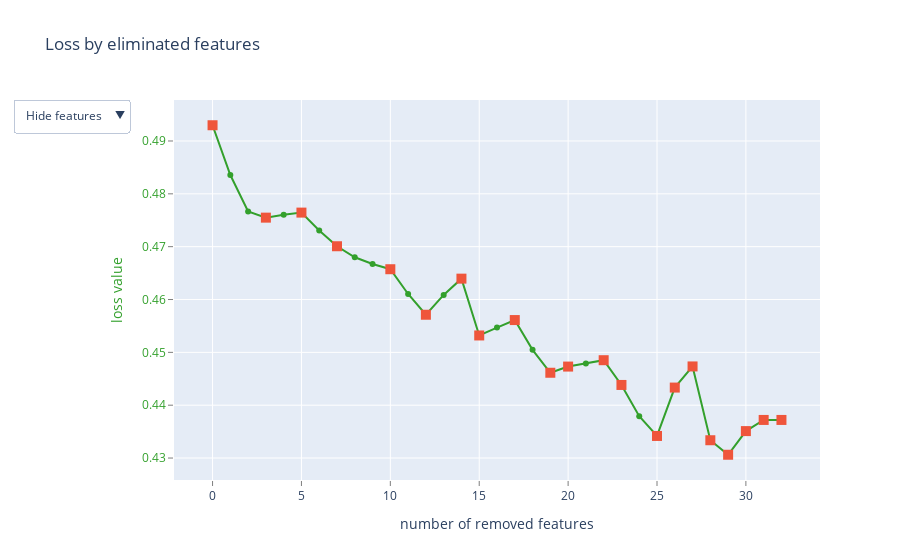

Notebook cell for this chart:
### Markdown cell above
# Feature Selection

### Code cell
from catboost import CatBoostRegressor, Pool, EShapCalcType, EFeaturesSelectionAlgorithm
from sklearn.datasets import make_regression
from sklearn.model_selection import train_test_split

# X, y = make_regression(n_samples=1000, n_features=100, n_informative=20, random_state=0)
# train_X, test_X, train_y, test_y = train_test_split(X, y, test_size=0.25, random_state=0)
# feature_names = ['F{}'.format(i) for i in range(train_X.shape[1])]
# train_pool = Pool(train_X, train_y, feature_names=feature_names)
# test_pool = Pool(test_X, test_y, feature_names=feature_names)


model = CatBoostRegressor(**{k:v for k,v in default_model_params.items() if k != "feature_weights"})
summary = model.select_features(
    train_pool,
    eval_set=val_pool,
    features_for_select=X_train.columns,
    num_features_to_select=15,
    steps=20,
    algorithm=EFeaturesSelectionAlgorithm.RecursiveByShapValues,
    shap_calc_type=EShapCalcType.Regular,
    train_final_model=True,
    logging_level='Silent',
    plot=True
)

summary["eliminated_features_names"]

### Figure 1 — Plotly figure (JSON) as saved in the notebook; plotly's stock layout.template omitted (floating-point values rounded to 4 significant figures)
{"data": [{"line": {"color": "rgb(51,160,44)"}, "mode": "lines+markers", "name": "", "text": ["", "pdo_index_autocorr", "pna_index_roll_mean5", "INDEX_2", "pna_index_roll_max5", "pna_index_ewm_mean7", "SNWD_DAILY", "soi_roll_max5", "soi", "NINO1+2 ANOM", "ANOM", "ANOM_roll_std7", "soi_autocorr", "NINO4", "ANOM_roll_max5", "TOTAL", "soi_roll_std7", "ANOM_autocorr", "soi_ewm_mean7", "pdo_index_roll_mean5", "pdo_index_roll_max5", "pdo_index", "ANOM_ewm_mean7", "pdo_index_roll_min5", "pdo_index_ewm_mean7", "pna_index_roll_std7", "pna_index_autocorr", "ANOM_roll_min5", "soi_roll_min5", "pna_index_roll_min5", "elevation", "volume_autocorr", "month"], "type": "scatter", "x": [0, 1, 2, 3, 4, 5, 6, 7, 8, 9, 10, 11, 12, 13, 14, 15, 16, 17, 18, 19, 20, 21, 22, 23, 24, 25, 26, 27, 28, 29, 30, 31, 32], "y": [0.493, 0.4836, 0.4767, 0.4755, 0.4761, 0.4764, 0.4731, 0.4701, 0.468, 0.4667, 0.4657, 0.461, 0.4571, 0.4609, 0.4639, 0.4532, 0.4547, 0.4561, 0.4505, 0.4461, 0.4473, 0.4479, 0.4485, 0.4438, 0.4379, 0.4342, 0.4433, 0.4473, 0.4334, 0.4306, 0.4351, 0.4372, 0.4372]}, {"marker": {"size": 10, "symbol": "square"}, "mode": "markers", "name": "", "text": ["", "INDEX_2", "pna_index_ewm_mean7", "soi_roll_max5", "ANOM", "soi_autocorr", "ANOM_roll_max5", "TOTAL", "ANOM_autocorr", "pdo_index_roll_mean5", "pdo_index_roll_max5", "ANOM_ewm_mean7", "pdo_index_roll_min5", "pna_index_roll_std7", "pna_index_autocorr", "ANOM_roll_min5", "soi_roll_min5", "pna_index_roll_min5", "elevation", "volume_autocorr", "month"], "type": "scatter", "x": [0, 3, 5, 7, 10, 12, 14, 15, 17, 19, 20, 22, 23, 25, 26, 27, 28, 29, 30, 31, 32], "y": [0.493, 0.4755, 0.4764, 0.4701, 0.4657, 0.4571, 0.4639, 0.4532, 0.4561, 0.4461, 0.4473, 0.4485, 0.4438, 0.4342, 0.4433, 0.4473, 0.4334, 0.4306, 0.4351, 0.4372, 0.4372]}, {"mode": "text", "name": "", "text": ["", "25", "35", "13", "38", "36", "11", "44", "9", "14", "6", "28", "43", "15", "32", "5", "40", "31", "42", "23", "26", "7", "30", "27", "24", "34", "37", "33", "45", "39", "2", "19", "46"], "textfont": {"color": "rgb(51,160,44)", "family": "sans serif", "size": 18}, "textposition": "bottom center", "type": "scatter", "visible": false, "x": [0, 1, 2, 3, 4, 5, 6, 7, 8, 9, 10, 11, 12, 13, 14, 15, 16, 17, 18, 19, 20, 21, 22, 23, 24, 25, 26, 27, 28, 29, 30, 31, 32], "y": [0.493, 0.4836, 0.4767, 0.4755, 0.4761, 0.4764, 0.4731, 0.4701, 0.468, 0.4667, 0.4657, 0.461, 0.4571, 0.4609, 0.4639, 0.4532, 0.4547, 0.4561, 0.4505, 0.4461, 0.4473, 0.4479, 0.4485, 0.4438, 0.4379, 0.4342, 0.4433, 0.4473, 0.4334, 0.4306, 0.4351, 0.4372, 0.4372]}, {"mode": "text", "name": "", "text": ["", "pdo_index_autocorr", "pna_index_roll_mean5", "INDEX_2", "pna_index_roll_max5", "pna_index_ewm_mean7", "SNWD_DAILY", "soi_roll_max5", "soi", "NINO1+2 ANOM", "ANOM", "ANOM_roll_std7", "soi_autocorr", "NINO4", "ANOM_roll_max5", "TOTAL", "soi_roll_std7", "ANOM_autocorr", "soi_ewm_mean7", "pdo_index_roll_mean5", "pdo_index_roll_max5", "pdo_index", "ANOM_ewm_mean7", "pdo_index_roll_min5", "pdo_index_ewm_mean7", "pna_index_roll_std7", "pna_index_autocorr", "ANOM_roll_min5", "soi_roll_min5", "pna_index_roll_min5", "elevation", "volume_autocorr", "month"], "textfont": {"color": "rgb(51,160,44)", "family": "sans serif", "size": 18}, "textposition": "bottom center", "type": "scatter", "visible": false, "x": [0, 1, 2, 3, 4, 5, 6, 7, 8, 9, 10, 11, 12, 13, 14, 15, 16, 17, 18, 19, 20, 21, 22, 23, 24, 25, 26, 27, 28, 29, 30, 31, 32], "y": [0.493, 0.4836, 0.4767, 0.4755, 0.4761, 0.4764, 0.4731, 0.4701, 0.468, 0.4667, 0.4657, 0.461, 0.4571, 0.4609, 0.4639, 0.4532, 0.4547, 0.4561, 0.4505, 0.4461, 0.4473, 0.4479, 0.4485, 0.4438, 0.4379, 0.4342, 0.4433, 0.4473, 0.4334, 0.4306, 0.4351, 0.4372, 0.4372]}], "layout": {"showlegend": false, "title": {"text": "Loss by eliminated features"}, "updatemenus": [{"active": 0, "buttons": [{"args": [{"visible": [true, true, false, false]}], "label": "Hide features", "method": "update"}, {"args": [{"visible": [true, true, true, false]}], "label": "Show indices", "method": "update"}, {"args": [{"visible": [true, true, false, true]}], "label": "Show names", "method": "update"}], "pad": {"r": 10, "t": 10}, "showactive": true, "x": -0.25, "xanchor": "left", "y": 1.03, "yanchor": "top"}], "xaxis": {"gridcolor": "rgb(255,255,255)", "showgrid": true, "showline": false, "showticklabels": true, "tickcolor": "rgb(127,127,127)", "ticks": "outside", "title": {"text": "number of removed features"}, "zeroline": false}, "yaxis": {"gridcolor": "rgb(255,255,255)", "showgrid": true, "showline": false, "showticklabels": true, "tickcolor": "rgb(127,127,127)", "tickfont": {"color": "rgb(51,160,44)"}, "ticks": "outside", "title": {"font": {"color": "rgb(51,160,44)"}, "text": "loss value"}, "zeroline": false}}}
